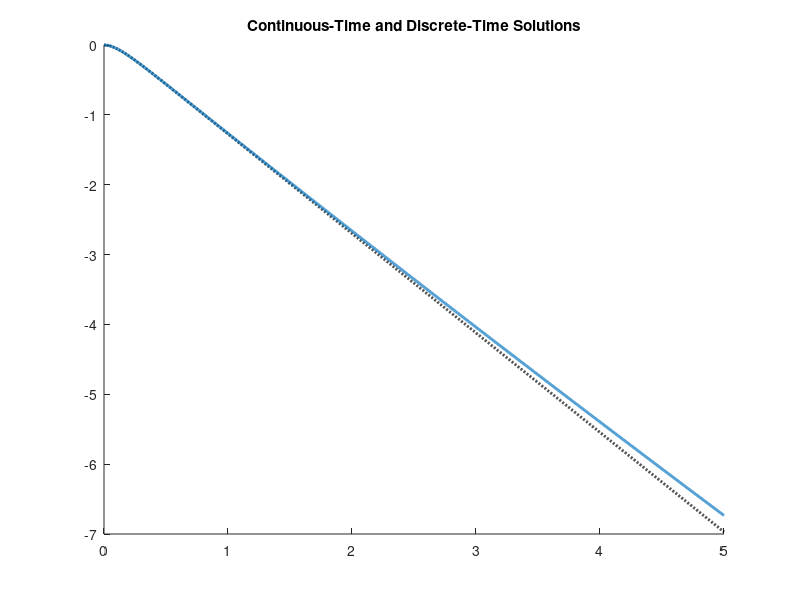

Write MATLAB code to recreate this figure. (Note: this script raises an error after producing the figure.)
%% MAE 507 Project Satellite Model
% (Auer, Matthew), (Cohen, Dan), (Skowronek, Olga) 
clear all
close all
clc

%------------------------- Motor Parameters ------------------------------%
% Maxon 500266: 
%   https://www.maxongroup.us/maxon/view/product/motor/ecmotor/ecflat/ecflat90/500266

k = 0.136;  % Torque constant and speed constant both in kg*m^2*s^-2*A^-1
R = 0.28;   % Winding resistance in Ohms
L = 0.369*10^-3;    % Winding inductance in Henries

m_mot = 0.985;  % Motor mass in kg
r_mot = 90*(10^-3)/2;   % Motor radius

T_nom = 0.988;  % Nominal torque of the motor, Nm

% Estimated damping rate of the motor, bearings, etc. Based on nominal 
% torque of the motor per rotation with a scale factor. WAG.
b = 0.1*T_nom/(2*pi);   % Nm/(rad/s)

% Input and state constraints defined by motor
v_min = -30; % Min motor voltage is min input
v_max =  30; % Max motor voltage is max input

omega_f_min = -1780*(1/60)*(2*pi);  % Min reachable motor speed [rad/s]
omega_f_max =  1780*(1/60)*(2*pi);  % Max reachable motor speed [rad/s]

%------------------------- Flywheel Inertia ------------------------------%
% Approximate the flywheel as a disk with inner radius (r1) and outer
% radius (r2), and a plate thickness (t).
% Assume the material is aluminum.

r1 = 100*10^-3; % Inner radius in m
r2 = 150*10^-3; % Outer radius in m
t = 5*10^-3;    % Disc axial thickness in m

rho_Al = 2710;  % Aluminum density in kg/m^3

Jf = (pi/2)*rho_Al*t*(r2^4 - r1^4); % Compute polar moment of inertia (PMoI)

%------------------------- Satelite Inertia ------------------------------%
% Approximate the satelite as a cube made from aluminum with the inner
% space filled with material with density of plastic (ABS), electronics,
% sparse wires, etc. Assume the motor mass is in the axis of the satelite
% centroid and plastic inertia is removed equal to the size of the motor
% and flywheel.

rho_elec = 1006;    % density of the electronics. Assumed to be ABS

l = 350*10^-3;  % side length of cube. Should be larger than 2*r2 above.
l_elec = l - 2*5*10^-3; % side length of inner cube. Based on assumed Al thickness.

I_cube_Al = (rho_Al/6)*l^5; % Compute the PMoI of a solid cube

% Compute the PMoI of the solid elec cube minus Al cube.
I_elec = ((rho_elec - rho_Al)/6)*l_elec^5;  

% Compute the PMoI of the motor minus the space taken up by motor in elec.
I_motor = ((r_mot^2)/2)*(m_mot - rho_elec*pi*(r_mot^2));  

% Compute the PMoI the space taken up by flywheel in elec.
I_fly = (pi/2)*rho_elec*t*(r2^4 - r1^4);  

% Compute the satelite PMoI by summing all parts and subtracting the PMoI
% where the wheel is in elec.
Js = I_cube_Al + I_elec + I_motor - I_fly; 

%-------------------------- System Matrices ------------------------------%
% Define A, B, C, D matrices using above parameters.
% 
% State variables are angle of the satelite (externally observed 
% fixed reference), flywheel angular velocity (relative to the satelite 
% frame) and its derivative.

% Inputs to the system are motor voltage and external torques
A = [0, -Jf/(Jf + Js)       , 0                   ;
     0,  0                  , 1                   ;
     0,  -(R*b + k^2)/(L*Jf), -(R*Jf + L*b)/(L*Jf)];

% Input system matrix (using both control input (voltage) and disturbance
% (external torque))
B = [0        , 0    ;
     0        , -1/Jf;
     k/(L*Jf) , 0    ];

% Input controllable system matrix (using only control input (voltage))
B_ctrl = [0        ;
          0        ;
          k/(L*Jf)];

C = [1 0 0];
D = [0 0];
D_ctrl = 0;

% Setup system models for the complete system and the control only system
sys = ss(A,B,C,D);
sys_ctrl = ss(A,B_ctrl,C,D_ctrl);

% Convert the continuous dynamics from continuous-time to discrete-time
% using a Zero-Order-Hold method. 
sampling_frequency = 1000;  % Hz. Assume the control loop is running at 1kHz
Ts = 1.0/sampling_frequency;    % sec. Sampling time

sysd = c2d(sys,Ts);
sysd_ctrl = c2d(sys_ctrl,Ts);

Ad_ctrl = sysd_ctrl.A;
Bd_ctrl = sysd_ctrl.B;
Cd_ctrl = sysd_ctrl.C;
Dd_ctrl = sysd_ctrl.D;

Ad = sysd.A;
Bd = sysd.B;
Cd = sysd.C;
Dd = sysd.D;

%------------------------ System Characteristics -------------------------%
% Check controllability of the continous-time MISO and SISO systems
ctrb_sys = rank(ctrb(sys));
ctrb_sys_ctrl = rank(ctrb(sys_ctrl));

% Check observability of the continous-time MISO and SISO systems
obsv_sys = rank(obsv(sys));
obsv_sys_ctrl = rank(obsv(sys_ctrl));

% %%%%%%%%%%%%%%%%%%%%%%%%%%%%%%%%%%%%%%%%%%%%%%%%%%%%%%%
% Check the system characteristics  VERFIY THAT THIS IS CORRECT FOR DT
% Check controllability of the discrete-time MISO and SISO systems
ctrb_sysd = rank(ctrb(sysd));
ctrb_sysd_ctrl = rank(ctrb(sysd_ctrl));

% Check observability of the discrete-time MISO and SISO systems
obsv_sysd = rank(obsv(sys));
obsv_sysd_ctrl = rank(obsv(sys_ctrl));
% %%%%%%%%%%%%%%%%%%%%%%%%%%%%%%%%%%%%%%%%%%%%%%%%%%%%%%%

ctrb_list = [ctrb_sys, ctrb_sys_ctrl, ctrb_sysd, ctrb_sysd_ctrl];
obsv_list = [obsv_sys, obsv_sys_ctrl, obsv_sysd, obsv_sysd_ctrl];
for sys_step = 1:length(ctrb_list)
    % Check rank of each system controllability matrix
    if ctrb_list(sys_step) < size(A,1)
        all_controllable = false;
    else
        all_controllable = true;
    end
    % Check rank of each system observability matrix
    if obsv_list(sys_step) < size(A,1)
        all_observable = false;
    else
        all_observable = true;
    end
end
all_controllable
all_observable

%--------------------- Simulate open-loop dynamics -----------------------%
x0 = [0;0;0];
v0 = v_max; % Constant max motor voltage signal
T_ext0 = 1; % Constant disturbance torque.

duration = 5;  % number of sec runtime
N = round(duration/Ts); % compute the number of time steps
t = linspace(0,duration,N);    % simulate over duration with N steps
v = linspace(v0,v0,N);  % Constant input voltage
T_ext = linspace(0,T_ext0,N);

% continuous-time solution to the controllable system (no disturbance)
y_ct_ctrl = lsim(sys_ctrl,v,t,x0);   

% continuous-time solution to the full system
y_ct = lsim(sys,[v',T_ext'],t,x0);   

% discrete-time solution
x = zeros(size(A,1),length(t));
y = zeros(size(C,1),length(t));
U = zeros(size(B,2),length(t));
x(:,1) = x0;
for k = 1:length(t)
    U(:,k) = [v(k); T_ext(k)];
    x(:,k+1) = Ad*x(:,k) + Bd*U(:,k);
    y(:,k)   = Cd*x(:,k) + Dd*U(:,k);
end

figure(1)
title('Continuous-Time and Discrete-Time Solutions')
hold on
plot(t,y_ct_ctrl,'--k','DisplayName','CT Contrtollable Portion Solution','LineWidth',2)
plot(t,y_ct,'Color','#0072BD','DisplayName','CT Full Solution', 'LineWidth',2)
plot(t,y,'o','MarkerEdgeColor','k','MarkerFaceColor','#D95319','DisplayName', ...
    'DT Solution','LineWidth',1,'MarkerIndices',[1:(N/50):N])
stairs(t,y,'k','DisplayName','DT Full Solution','LineWidth',1);
ylim([1.1*min(y)-.01, 1.1*max(y)+.01])
xlim([t(1), t(N)])
hold off
legend('Location','best')
grid on

%------------------- Simulate closed-loop dynamics -----------------------%
x0 = [1;0;0];
T_ext0 = 1; % Constant disturbance torque.
r0 = 0; % Reference signal value.

K = place(Ad_ctrl,Bd_ctrl,[0.999 0.985 0.980]);

duration = 20;  % number of sec runtime
N = round(duration/Ts); % compute the number of time steps
t = linspace(0,duration,N);    % simulate over duration with N steps
r = linspace(r0,r0,N);  % Constant input voltage
T_ext = linspace(0,0,N);
T_ext(round(N/2):N) = T_ext0; %round(N/2) + round(1/Ts)

% discrete-time solution
x = zeros(size(A,1),length(t));
y = zeros(size(C,1),length(t));
u = zeros(size(Bd_ctrl,2),length(t));
x(:,1) = x0;
for k = 1:length(t)
    u(k) = -K*x(:,k);
    x(:,k+1) = Ad*x(:,k) + Bd_ctrl*u(k) + Bd(:,2)*T_ext(k);
    y(:,k)   = Cd*x(:,k) + Dd_ctrl*u(k) + Dd(:,2)*T_ext(k);
end

% Calculate theta of the flywheel assuming it starts from zero
theta_f = -((Js + Jf)/Jf)*x(1,1:N) + ((Js + Jf)/Jf)*x0(1) ;

figure(2)
title('Closed-Loop Discrete-Time Solution, Angles')
hold on
plot(t,x(1,1:N),'Color','#0072BD','DisplayName','Theta Satellite','LineWidth',2)
plot(t,theta_f,'Color',	'#7E2F8E','DisplayName','Theta Flywheel','LineWidth',2)
xlim([t(1), t(N)])
hold off
legend('Location','best')
grid on

figure(3)
title('Closed-Loop Discrete-Time Solution, Full State')
hold on
plot(t,x(1,1:N),'Color','#0072BD','DisplayName','Theta Satellite','LineWidth',2)
plot(t,theta_f,'Color',	'#7E2F8E','DisplayName','Theta Flywheel','LineWidth',2)
plot(t,x(2,1:N),'Color','#D95319','DisplayName','Flywheel Rate','LineWidth',2)
plot(t,x(3,1:N),'Color','#EDB120','DisplayName','Flywheel Rate Dot','LineWidth',2)
xlim([t(1), t(N)])
hold off
legend('Location','best')
grid on


Q = [100 0 0; 0 0.01 0; 0 0 0.01]
%N = [100,100,100]'
R = 0.01
K = dlqr(Ad,Bd_ctrl,Q,R);
              % If we used the classic LQR what would our gain look like for each state space var
CLP = eig(Ad-Bd_ctrl*K)
tspan = 0:Ts:5;
%tspan = linspace(0,10,10000); % time
y0 = [pi/2; 0; 0]; % [x xdot theta theta_dot]

T_ext = 1;
[t,y] = ode45(@(t,y)((Ad-Bd_ctrl*K)*(y-[0; 0; 0])),tspan,y0); % LQR sol
plot(y)
legend('global theta','global theta dot','wheel angular rate','wheel angular rate dot')
%------------------- LQR CONT closed-loop dynamics -----------------------%





Q = [100 0 0; 0 0.01 0; 0 0 0.01]
%N = [100,100,100]'
R = 0.01
K = lqr(sys_ctrl,Q,R);
              % If we used the classic LQR what would our gain look like for each state space var
%Des_poles = [-1.0,-2.0,-3.0];
%K = place(A,B_ctrl,Des_poles);
%CLP = eig(A-B_ctrl*K)
tspan = 0:Ts:5;
%tspan = linspace(0,10,10000); % time
y0 = [pi/2; 0; 0]; % [x xdot theta theta_dot]

T_ext = 1;
%[t,y] = ode45(@(t,y)((A-B_ctrl*K)*(y-[0; 0; 0])),tspan,y0); % LQR sol


x = zeros(size(A,1),length(tspan));
y = zeros(size(C,1),length(tspan));
u = zeros(size(Bd_ctrl,2),length(tspan));

x0 = [pi/2;0;0];
x(:,1) = x0;
for k=1:length(x)

    u(k) = -K*x(:,k);
    x(:,k+1) = Ad*x(:,k) + Bd_ctrl*u(k);
    y(:,k)   = Cd*x(:,k) + Dd_ctrl*u(k);
end

plot(y)
legend('global theta','global theta dot','wheel angular rate','wheel angular rate dot')
%------------------- LQR CONT closed-loop dynamics -----------------------%

% DLQR From class


clear N
clear Q 
clear R 
clear X 
clear F 
clear P
clear u

Q = [10000 0 0; 0 0.001 0; 0 0 0.4];
%N = [100,100,100]'
R = 0.001;




N = 5001; %length(t_dis);
P{N} =1*eye(3)*Q;
for k = N-1:-1:1
    F{k} = ((R+Bd_ctrl'*P{k+1}*Bd_ctrl)^-1)*Bd_ctrl'*P{k+1}*Ad;
    P{k}= Q+F{k}'*R*F{k}+(Ad-Bd_ctrl*F{k})'*P{k+1}*(Ad-Bd_ctrl*F{k});
end 
%N-1:-1:1
X(:,1) = [pi/2;0;0];
xgoal = [0;0;0];
%xprime = X(:,1)-xgoal
%z = [xprime;1];
%xgoaltest = [linspace(0, 10, 200)];


rng(0) % same seed any time
mu=(9.6*10^(-7)+3.7*10^(-7)+2.1*10^(-5)+1.5*10^(-6))/4;
sigma1=sqrt(1*10^(-7));
disturbance=abs(sigma1*randn(1))+mu*sin(x(1));
E = [1;0;0];

for i = 1:N-1  
    u(i) = -F{i}*(X(:,i)); %X(:,i);%X(:,i);
    %f = A*xgoal-xgoal;
    %xprime = X(:,i)-xgoal;
    %z = [A f; 0 0 1]*[xprime;1]+[B;0]*u(i);
    X(:,i+1) = Ad * X(:,i) + Bd_ctrl*u(i)+Bd(:,2)*disturbance;
    disturbance=abs(sigma1*randn(1))+mu*sin(x(1));

end


real_x = X(1,:);
disp(min(find(real_x<=0.1571 )))
TimeToRise = min(find(real_x <=0.1571 ))

Z_vec(TimeToRise:end)

RMSE = sqrt(mean((Z_vec(TimeToRise:end)  - realx(TimeToRise:end)).^2))

figure;
plot(1:1:N,X(1,:),'LineWidth',3)
title('State 1: CubeSat Theta(rad) vs time steps')
grid on
hold on
Z_vec = zeros(1,length(real_x));
plot(Z_vec,'LineWidth',3)
hold on
plot((pi/2)*.10*ones(1,length(real_x)),'LineWidth',3)
hold on 
grid on
plot(-(pi/2)*.10*ones(1,length(real_x)),'LineWidth',3)
legend('CubeSat Theta(rad)','Theta Goal(rad)','+10% Threshold(rad)','-10% Threshold(rad)')
xlabel('Time Steps')
ylabel('State 1: CubeSat Theta(rad) ')

figure;
plot(1:1:N,X(2,:),'LineWidth',3)
grid on
title('State 2 vs time steps')
xlabel('Time Steps')
ylabel('State 2 Omega(Rad/sec)')

figure;

plot(1:1:N,X(3,:),'LineWidth',3)
title('State 3 vs time steps')
xlabel('Time Steps')
ylabel('State 3 Omega Dot (Rad/sec^2)')
grid on



figure;
plot(1:1:N-1,u,'b','LineWidth',3)
title('input u vs time')
xlabel('Time steps')
ylabel('Input u')
grid on







% 
% 
% 
% figure(2)
% plot(real_x,'LineWidth',3)
% grid on
% hold on
% Z_vec = zeros(1,length(real_x));
% plot(Z_vec,'LineWidth',3)
% hold on
% plot((pi/2)*.10*ones(1,length(real_x)),'LineWidth',3)
% hold on 
% grid on
% plot(-(pi/2)*.10*ones(1,length(real_x)),'LineWidth',3)
% title('State 1: CubeSat Theta(rad) vs time steps')
% legend('CubeSat Theta(rad)','Theta Goal(rad)','+10% Threshold(rad)','-10% Threshold(rad)')
% xlabel('Time Steps')
% ylabel('State 1: CubeSat Theta(rad) ')
% 
% disp(min(find(real_x <=0.1571 )))
% TimeToRise = min(find(real_x <=0.1571 ))
% 
% Z_vec(TimeToRise:end)
% 
% RMSE = sqrt(mean((Z_vec(TimeToRise:end)  - real_x(TimeToRise:end)).^2))
% 
% 
% 
% figure(3)
% plot(real_x2,'LineWidth',3)
% title('State 2 vs time steps')
% xlabel('Time Steps')
% ylabel('State 2 Omega(Rad/sec)')
% grid on
% 
% 
% figure(4)
% plot(real_x3,'LineWidth',3)
% title('State 3 vs time steps')
% xlabel('Time Steps')
% ylabel('State 3 Omega Dot (Rad/sec^2)')
% grid on
% 





%% 

plot_3d_cube_DANCOHEN(X(1,:),'DanCohenTestingLQR.avi')




% %%%% MPC $$$$
% 
% 
% % MPC data
% Q = [1000 0 0; 0 0.0001 0; 0 0 0.0001]
% %N = [100,100,100]'
% R = 0.0001
% H =  eye(4)*1e6;
% 
% % Initial state
% nx = 3; % Number of states
% nu = 1; % Number of inputs
% 
% 
% xgoal = [0;0;0];
% x = [pi/2;0;0];% x0
% %f = Ad*xgoal-xgoal;
% %xprime = x-xgoal;
%   
% %z = [Ad f; 0 0 0 1]*[xprime;1];%+[B;0]*U(1);
% 
% %Bz = [Bd_ctrl;0];
% %Az = [Ad f; 0 0 0 1];
% 
% N = 500;
% 
% 
% % Initial state
% x0 = [pi/2;0;0];
% 
% 
% u = sdpvar(repmat(nu,1,N),repmat(1,1,N));
% x = sdpvar(repmat(nx,1,N+1),repmat(1,1,N+1));
% 
% constraints = [];
% objective = 0;%z{N}'*H*z{N};
% for k = 1:N
%  objective = objective +x{k}'*Q*x{k} + u{k}*R*u{k};
%  constraints = [constraints, x{k+1} == Ad*x{k} + Bd_ctrl*u{k}];
%  constraints = [constraints, -25 <= u{k}<= 25, [-pi/2;-180;-2000]<=x{k+1}<=[(pi/2)+0.1;180;2000]];
% end
% %ops = sdpsettings('verbose',2);
% 
% controller = optimizer(constraints, objective,sdpsettings('solver','gurobi'),x{1},[u{:}]);
% 
% xgoal = [0;0;0];
% x = [pi/2;0;0];% x0
% clf;
% hold on
% real_x = [pi/2];
% real_x2 = [0];
% real_x3 = [0];
% implementedU = [];
% real_z = [];
% real_z2 = [];
% %z = [A f; 0 0 0 1]*[xprime;1];
% 
% figure(1)
% for i = 1:5000
%   xprime = x-xgoal;
%   %f = A*xgoal-xgoal;
%   U = controller{x};  
%   stairs(i:i+length(U)-1,U,'r')
%   x = Ad*x + Bd_ctrl*U(1); % foward simulation starting with x0
% 
%   %z = [Ad f; 0 0 0 1]*z+[Bd_ctrl;0]*U(1);
%   
%   %real_z = [real_z;z(1)];
%   %real_z2 = [real_z2;z(2)];
%   real_x = [real_x;x(1)];
%   real_x2 = [real_x2;x(2)];
%   real_x3 = [real_x3;x(3)];
%   %pause(0.05)
%   stairs(i:i+length(U)-1,U,'k')
%   implementedU = [implementedU;U(1)];
% end
% %plotting 
% hold on
% stairs(implementedU,'b')
% title('Input vs time steps')
% xlabel('Time Steps')
% ylabel('Input')
% 
% 
% 
% figure(2)
% plot(real_x)
% title('State 1  vs time steps')
% xlabel('Time Steps')
% ylabel('State 1 ')
% 
% 
% figure(3)
% plot(real_x2)
% title('State 2 vs time steps')
% xlabel('Time Steps')
% ylabel('State 2')
% 
% 
% figure(4)
% plot(real_x3)
% title('State 3 vs time steps')
% xlabel('Time Steps')
% ylabel('State 3')
% 
% 
% figure(5)
% plot(real_z2)
% title('State 2 q vs time steps')
% xlabel('Time Steps')
% ylabel('State 2 q')
% 
% 

% %% Hinf
% load('OLGAGAIN.mat','K')
% 
% Pinf = ss(A,B_ctrl,C,D_ctrl)
% 
% NMEAS= 1;NCON = 1;
% [K,CL,GAM,INFO] = hinfsyn(Pinf,NMEAS,NCON)
% tspan = [0,10];
% %tspan = linspace(0,10,10000); % time
% y0 = [pi/2; 0; 0]; % [x xdot theta theta_dot]
% y = [0;0;0];
% T_ext = 1;
% [t,y] = ode45(@(t,y)((A-B*INFO.Ku)*(y-y0)),tspan,y0); % LQR sol
% plot(y)
% legend('global theta','global theta dot','wheel angular rate','wheel angular rate dot')





